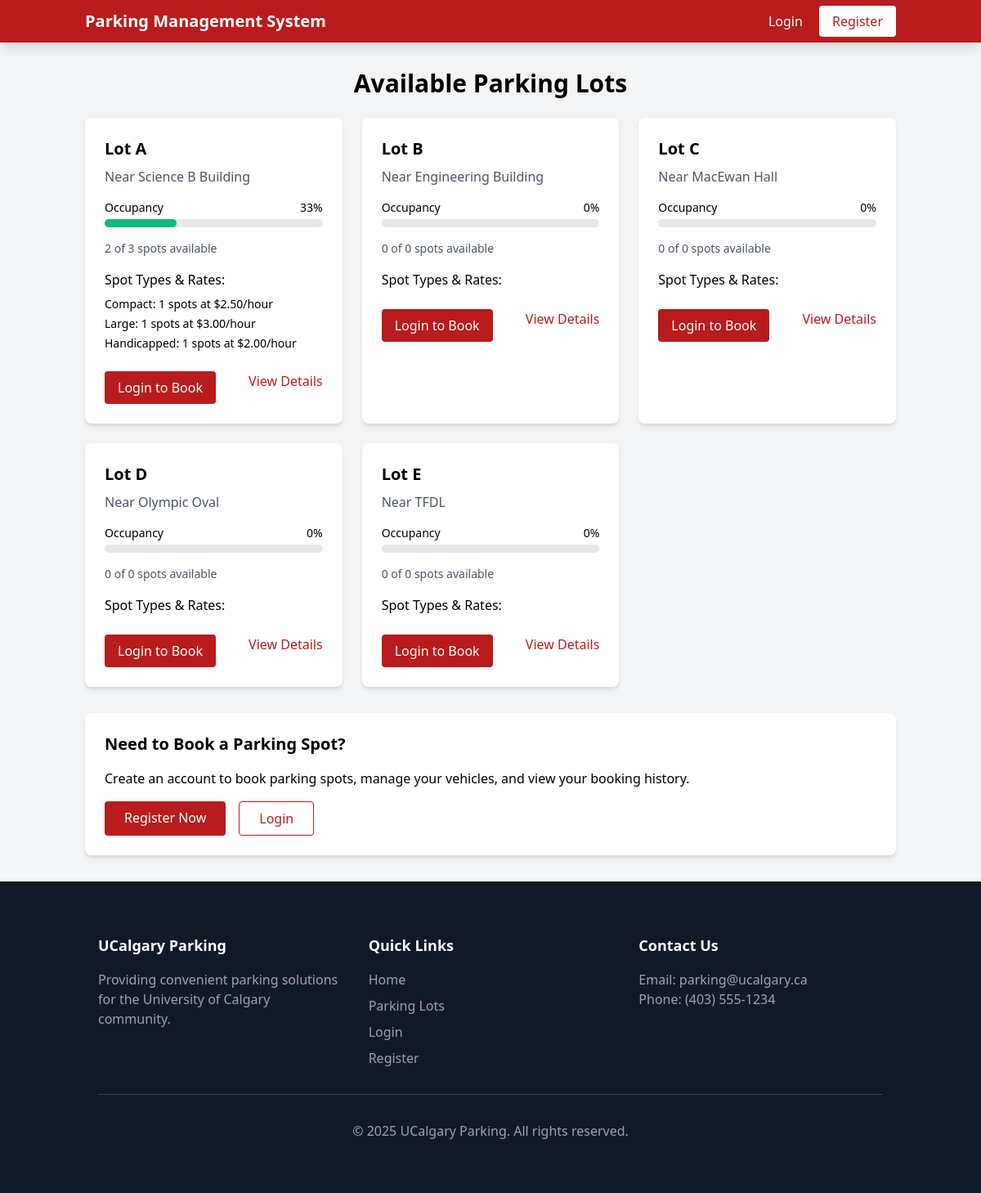
Screenshot of /all-lots.php with the database file from the repository.
### tables this page shows
CREATE TABLE parking_lots (
    lot_id INT AUTO_INCREMENT PRIMARY KEY,
    name VARCHAR(100) NOT NULL,
    location VARCHAR(255),
    total_slots INT NOT NULL
);

### src/includes/db.php (called while the page is built, shortened)
<?php
class Database {
    private $host = "localhost";
    private $user = "root";
    private $pass = "";
    private $dbname = "parking_management";
    private $conn;
    public function __construct() {
        try {
            $this->conn = new PDO("mysql:host={$this->host};dbname={$this->dbname}", $this->user, $this->pass);
            $this->conn->setAttribute(PDO::ATTR_ERRMODE, PDO::ERRMODE_EXCEPTION);
            $this->conn->setAttribute(PDO::ATTR_DEFAULT_FETCH_MODE, PDO::FETCH_ASSOC);
        } catch(PDOException $e) {
            error_log("Database connection failed: " . $e->getMessage());
            die("Database connection failed. Please check your configuration.");
        }
    }
    public function query($sql, $params = []) {
        $stmt = $this->conn->prepare($sql);
        $stmt->execute($params);
        return $stmt;
    }
}

### src/all-lots.php (the view, shortened to what this page needs)
<?php
require_once 'includes/db.php';
$db = new Database();
$lots = $db->query(
    "SELECT * FROM parking_lots ORDER BY lot_id"
)->fetchAll();
$availability = [];
foreach ($lots as $lot) {
    $totalSlots = $db->query(
        "SELECT COUNT(*) as total FROM parking_slots WHERE lot_id = ?",
        [$lot['lot_id']]
    )->fetch()['total'];
    $availableSlots = $db->query(
        "SELECT COUNT(*) as available FROM parking_slots WHERE lot_id = ? AND status = 'Available'",
        [$lot['lot_id']]
    )->fetch()['available'];
    $slotTypes = $db->query(
        "SELECT type, COUNT(*) as count, MIN(hourly_rate) as min_rate, MAX(hourly_rate) as max_rate
         FROM parking_slots
         WHERE lot_id = ?
         GROUP BY type",
        [$lot['lot_id']]
    )->fetchAll();
    $availability[$lot['lot_id']] = [
        'total' => $totalSlots,
        'available' => $availableSlots,
        'occupancy' => $totalSlots > 0 ? round(($totalSlots - $availableSlots) / $totalSlots * 100) : 0,
        'slot_types' => $slotTypes
    ];
}
$isLoggedIn = isset($_SESSION['user_id']);
?>
<!DOCTYPE html>
<html lang="en">
<head>
    <link href="https://cdn.jsdelivr.net/npm/tailwindcss@2.2.19/dist/tailwind.min.css" rel="stylesheet">
    <link rel="stylesheet" href="assets/css/styles.css">
</head>
<body class="bg-gray-100 font-sans">
    <nav class="bg-red-700 text-white shadow-lg">
        <div class="container mx-auto px-4 py-3 flex justify-between items-center">
            <div class="flex items-center">
                <a class="text-xl font-bold" href="index.php">Parking Management System</a>
            </div>
            <div class="space-x-4">
                <?php if($isLoggedIn): ?>
                    <a href="dashboard.php" class="hover:text-gray-200">Dashboard</a>
                    <a href="logout.php" class="bg-white text-red-700 px-4 py-2 rounded hover:bg-gray-200">Logout</a>
                <?php else: ?>
                    <a href="login.php" class="hover:text-gray-200">Login</a>
                    <a href="register.php" class="bg-white text-red-700 px-4 py-2 rounded hover:bg-gray-200">Register</a>
                <?php endif; ?>
            </div>
        </div>
    </nav>
    <main class="container mx-auto px-4 py-8">
        <h2 class="text-3xl font-bold mb-6 text-center">Available Parking Lots</h2>
        <div class="grid grid-cols-1 md:grid-cols-2 lg:grid-cols-3 gap-6">
            <?php foreach ($lots as $lot):
                $percentFull = $availability[$lot['lot_id']]['occupancy'];
                $statusColor = $percentFull > 80 ? 'bg-red-500' : ($percentFull > 50 ? 'bg-yellow-500' : 'bg-green-500');
            ?>
                <div class="bg-white rounded-lg shadow-md overflow-hidden">
                    <div class="p-6">
                        <h3 class="text-xl font-bold mb-2"><?php echo htmlspecialchars($lot['name']); ?></h3>
                        <p class="text-gray-600 mb-4"><?php echo htmlspecialchars($lot['location']); ?></p>
                        <div class="mb-4">
                            <div class="flex justify-between mb-1">
                                <span class="text-sm font-medium">Occupancy</span>
                                <span class="text-sm font-medium"><?php echo $availability[$lot['lot_id']]['occupancy']; ?>%</span>
                            </div>
                            <div class="w-full bg-gray-200 rounded-full h-2.5">
                                <div class="<?php echo $statusColor; ?> h-2.5 rounded-full" style="width: <?php echo $percentFull; ?>%"></div>
                            </div>
                        </div>
                        <div class="mb-4">
                            <p class="text-sm text-gray-600">
                                <span class="font-medium"><?php echo $availability[$lot['lot_id']]['available']; ?></span> of
                                <span class="font-medium"><?php echo $availability[$lot['lot_id']]['total']; ?></span> spots available
                            </p>
                        </div>
                        <div class="mb-6">
                            <h4 class="font-medium mb-2">Spot Types & Rates:</h4>
                            <ul class="space-y-1">
                                <?php foreach ($availability[$lot['lot_id']]['slot_types'] as $type): ?>
                                    <li class="text-sm">
                                        <span class="font-medium"><?php echo htmlspecialchars($type['type']); ?>:</span>
                                        <?php echo $type['count']; ?> spots at $<?php echo number_format($type['min_rate'], 2); ?>/hour
                                    </li>
                                <?php endforeach; ?>
                            </ul>
                        </div>
                        <div class="flex justify-between">
                            <?php if ($isLoggedIn): ?>
                                <a href="find-parking.php?lot_id=<?php echo $lot['lot_id']; ?>"
                                   class="bg-red-700 text-white px-4 py-2 rounded hover:bg-red-800 transition">
                                    Book a Spot
                                </a>
                            <?php else: ?>
                                <a href="login.php"
                                   class="bg-red-700 text-white px-4 py-2 rounded hover:bg-red-800 transition">
                                    Login to Book
                                </a>
                            <?php endif; ?>
                            <a href="lot-details.php?lot_id=<?php echo $lot['lot_id']; ?>"
                               class="text-red-700 hover:text-red-900">
                                View Details
                            </a>
                        </div>
                    </div>
                </div>
            <?php endforeach; ?>
        </div>
        <?php if (!$isLoggedIn): ?>
        <div class="mt-8 bg-white rounded-lg shadow-md p-6">
            <h3 class="text-xl font-bold mb-4">Need to Book a Parking Spot?</h3>
            <p class="mb-4">Create an account to book parking spots, manage your vehicles, and view your booking history.</p>
            <div class="flex space-x-4">
                <a href="register.php" class="bg-red-700 text-white px-6 py-2 rounded hover:bg-red-800 transition">Register Now</a>
                <a href="login.php" class="border border-red-700 text-red-700 px-6 py-2 rounded hover:bg-red-50">Login</a>
            </div>
        </div>
        <?php endif; ?>
    </main>
    <?php include 'includes/footer.php'; ?>
</body>
</html>

### rows the page displays
parking_lots: name "Lot A", location "Near Science B Building", lot_id "33", lot_id "2", lot_id "3", type "Compact", count "1", min_rate "2.50", type "Large", min_rate "3.00", type "Handicapped", min_rate "2.00"
parking_lots: name "Lot B", location "Near Engineering Building", occupancy "0", available "0", total "0"
parking_lots: name "Lot C", location "Near MacEwan Hall", occupancy "0", available "0", total "0"
parking_lots: name "Lot D", location "Near Olympic Oval", occupancy "0", available "0", total "0"
parking_lots: name "Lot E", location "Near TFDL", occupancy "0", available "0", total "0"
